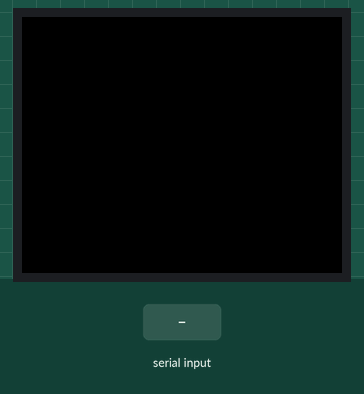
Bench run of a sketch on a simulated Arduino Leonardo, built with avr-gcc and run on an emulated ATmega32U4. On the bench: 128×160 colour display. The test bench sets the inputs (shaded band).

Above: at 1.2 s.
1.3 s: "1" received over Serial
At 3.3 s:
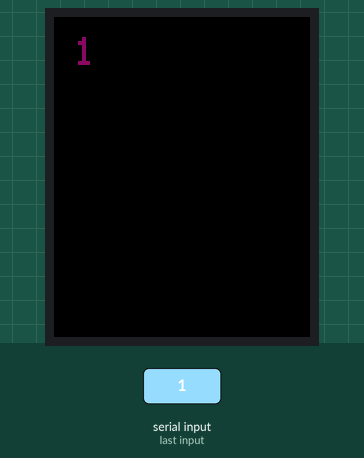
4.3 s: "0" received over Serial
At 6.7 s:
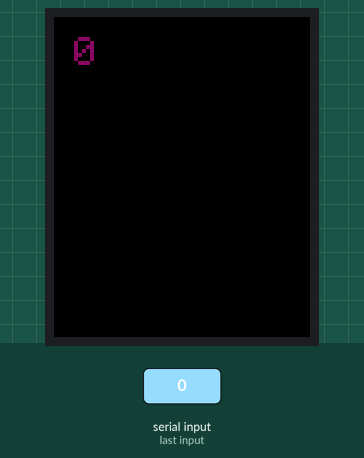
7.3 s: "2" received over Serial
At 10.2 s:
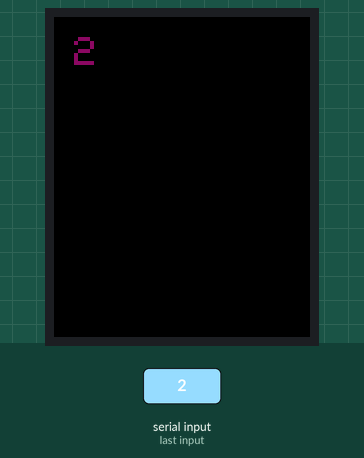
Timing chart, 0 to 11.7 s (numbered marks = the images above; inputs shaded):
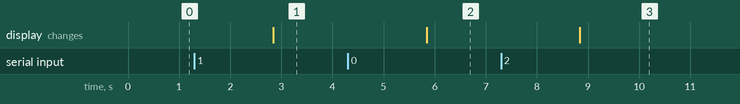

The sketch:

kareemtftblue.ino
```cpp
#include <TFT.h> // Hardware-specific library
#include <SPI.h>

#define CS   10
#define DC   9
#define RESET  8

// pin definition for the Leonardo
// #define CS   7
// #define DC   0
// #define RESET  1

TFT myScreen = TFT(CS, DC, RESET);
String data;
char sensorPrintout[40];
void setup() {
  Serial.begin(9600);
  myScreen.begin();
  myScreen.background(0, 0, 0); // clear the screen with black
  myScreen.stroke(140, 10, 100);
  myScreen.setTextSize(2);
  myScreen.setTextWrap(true);
  // write text to the screen in the top left corner
  myScreen.setRotation(3);

}

void loop() {
  while (Serial.available() == 0)
  {
    //myScreen.text("Trying", 10, 10);
  }

  delay(500);
  data = Serial.readString();
  myScreen.background(255, 0, 0);
  data.toCharArray(sensorPrintout, 40);
  myScreen.background(0, 0, 0); // clear the screen with black
  //  myScreen.text(Serial.readString(), 10, 10);
  //myScreen.print(data);
  myScreen.text(sensorPrintout, 10, 10);
}
```

Measured:
- after the input at 1.3 s, the display: changes after 1.5 s (image 1)
- after the input at 4.3 s, the display: changes after 1.5 s (image 2)
- after the input at 7.3 s, the display: changes after 1.5 s (image 3)
